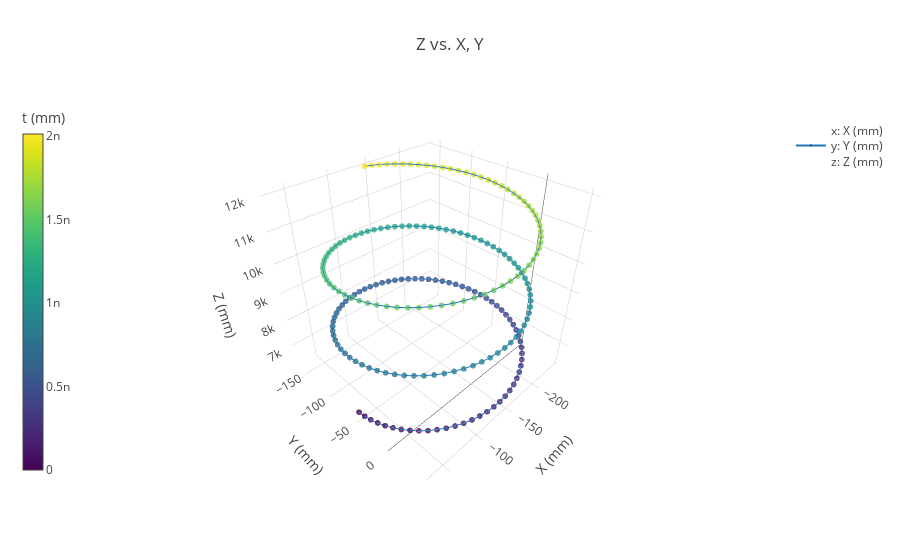

Notebook cell for this chart:
### Code cell
df1 = x_c
#df1 = x_l
#df2 = x_l
scatter3d(df1.X,df1.Y,df1.Z,scale_list=[df1.t],mode_list=['markers+lines'],units_list=[('mm','mm','mm')],inline=True)

### Figure 1 — Plotly figure (JSON) as saved in the notebook; plotly's stock layout.template omitted (floating-point values rounded to 4 significant figures; data arrays with more than 128 entries replaced by an {"elided": "..."} marker saying what was removed)
{"data": [{"marker": {"cauto": false, "cmax": 2.011e-09, "cmin": 0, "color": {"elided": "202 float values"}, "colorbar": {"thickness": 20, "title": "t (mm)", "x": -0.1, "y": 0.5}, "colorscale": "Viridis", "opacity": 0.8, "reversescale": false, "showscale": true, "size": 2}, "mode": "markers+lines", "name": "<br>x: X (mm)<br>y: Y (mm)<br>z: Z (mm)<br>", "type": "scatter3d", "uid": "dce9b3c8-6335-4353-bb98-7532cbd8992f", "x": {"elided": "202 float values"}, "y": {"elided": "202 float values"}, "z": {"elided": "202 float values"}}], "layout": {"scene": {"aspectmode": "manual", "aspectratio": {"x": 1, "y": 1.0, "z": 1}, "xaxis": {"title": "X (mm)"}, "yaxis": {"title": "Y (mm)"}, "zaxis": {"title": "Z (mm)"}}, "showlegend": true, "title": "Z vs. X, Y"}}
